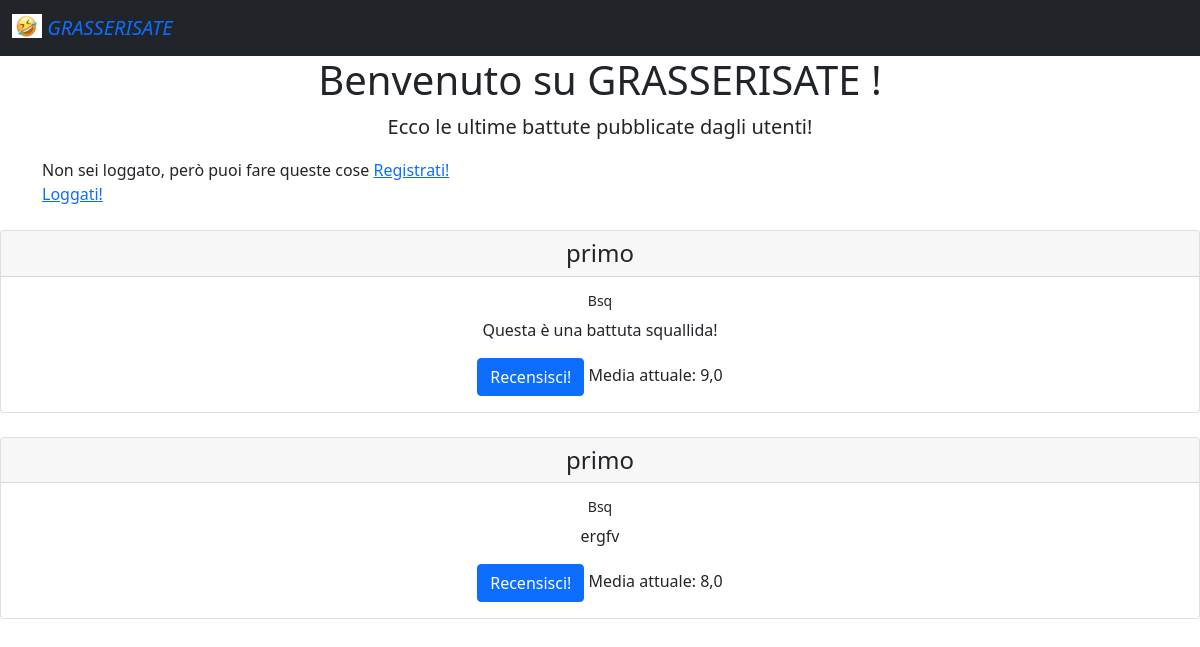
The app's page /filtered/Bsq, older data.
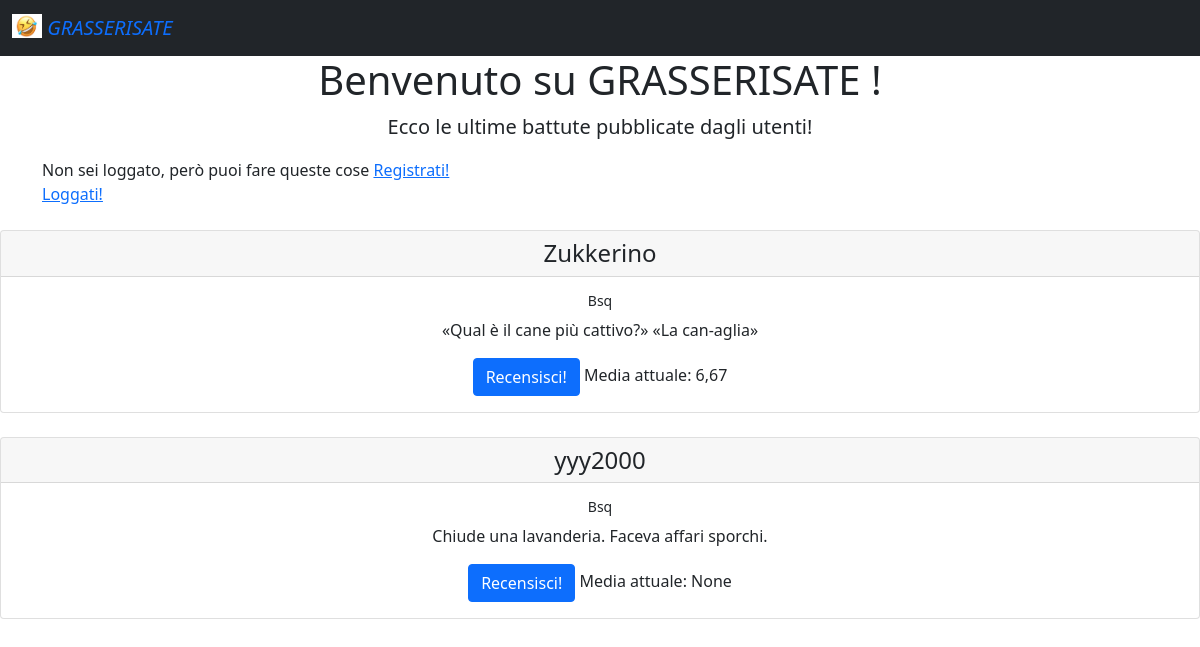
The same page, newer data.
### esame/models.py (models this page shows)
class Battute(models.Model):
    testo = models.TextField(default="")
    utente = models.ForeignKey(User, on_delete=models.CASCADE, related_name='utentebat')
    tempo = models.DateTimeField(auto_now=True)
    tipo = models.CharField(choices=SCELTE, default='bar', max_length=3)
    @property
    def calcola_media(self):
        media_tupla = self.battutarec.all().aggregate(Avg('voto'))
        media_lunga = media_tupla['voto__avg']
        if type(media_lunga) is NoneType:
            media = media_lunga
        else:
            media = round(media_lunga, 2)
        return media

### esame/views.py (the view)
# urls.py: path('filtered/<str:tipo>', views.VistaFiltrata.as_view(), name='vista_filtrata')
class VistaFiltrata(ListView):
    template_name = 'vista_filtrata.html'
    model = Battute
    def get_queryset(self):
        tipo2 = self.request.resolver_match.kwargs['tipo']
        qs = Battute.objects.filter(tipo=tipo2)
        return qs

### templates/vista_filtrata.html (shortened to what this page needs)
<html>
{% extends 'home.html' %}
{% block contenuto %}
    <div class="container">
        <h1> <div style="text-align: center;"> Benvenuto su GRASSERISATE {% if user.is_authenticated %} , {{ user.username }}{% endif %}!</div></h1>
        <p class="lead" style="text-align:center">
            Ecco le ultime battute pubblicate dagli utenti!
        </p>
        {% if user.is_authenticated %}
            <div style="text-align:center">
                <a href="{% url  "aggiungi_battuta"%}">
                    <button type="button" class="btn btn-primary">
                        Aggiungi una battuta!
                    </button>
                </a>
                <a href="{% url  "profilo" pk=request.user.id %}">
                    <button type="button" class="btn btn-info">
                        Vai al tuo profilo!
                    </button>
                </a>
                <a href="{% url  "filtro"%}">
                    <button type="button" class="btn btn-primary">
                        Filtra
                    </button>
                </a>
                <a href='{% url 'logout' %}'>
                    <button type="button" class="btn btn-danger">
                        Logout
                    </button>
                </a>
            </div>
        {% else %}
            Non sei loggato, però puoi fare queste cose
            <a href="{% url 'registrazione' %}">Registrati!</a><br>
            <a href="{% url 'login' %}">Loggati!</a>
            </div>
        {% endif %}
    <br>
    <div style="text-align:center">
        {% for b in object_list %}
            <div class="card">
                <h4 class="card-header"> {{ b.utente }} </h4>
                <div class="card-body">
                    <h6 class="card-title" > <small>{{ b.tipo }}</small>  </h6>
                    <p class="card-text"> {{ b.testo }} </p>
                    <a href="{% url "aggiungi_recensione" pk=b.id %}" class="btn btn-primary">Recensisci!</a> Media attuale: {{ b.calcola_media}}
                </div>
            </div>
            <br>
        {%  endfor %}
    </div>
{% endblock %}

### templates/home.html (shortened to what this page needs)
<html lang="en">
{% extends 'base.html' %}

### templates/base.html (shortened to what this page needs)
<!doctype html>
<html lang="en">
<head>
    <link href="https://cdn.jsdelivr.net/npm/bootstrap@5.0.2/dist/css/bootstrap.min.css" rel="stylesheet">
</head>
<body>
<nav class="navbar bg-dark">
    <div class="container-fluid">
        <a class="navbar-brand" href="{% url 'home' %}">
            {% load static %}
            <img src="{% static "logo.jpg" %}" alt="" width="30" height="24" class="d-inline-block align-text-top">
            <i> GRASSERISATE</i>
        </a>
    </div>
</nav>
{% block contenuto %}
{% endblock %}
</body>
</html>

Row changes from the older to the newer data that the page shows:
removed Battute: utente "primo", tipo "Bsq", testo "Questa è una battuta squallida!", calcola_media "9,0"
removed Battute: utente "primo", tipo "Bsq", testo "ergfv", calcola_media "8,0"
added Battute: utente "Zukkerino", tipo "Bsq", testo "«Qual è il cane più cattivo?» «La can-aglia»", calcola_media "6,67"
added Battute: utente "yyy2000", tipo "Bsq", testo "Chiude una lavanderia. Faceva affari sporchi.", calcola_media "None"
